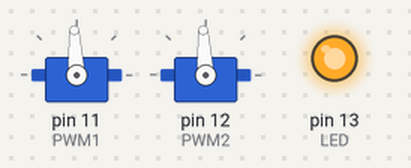
Bench run of a sketch on a simulated Arduino Uno, built with avr-gcc and run on an emulated ATmega328P. On the bench: 2 × servo, output pins drawn as LEDs (lit = HIGH).

Above: at 0.1 s.
At 17.5 s:
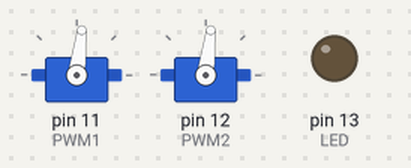
Timing chart, 0 to 40.0 s (numbered marks = the images above):
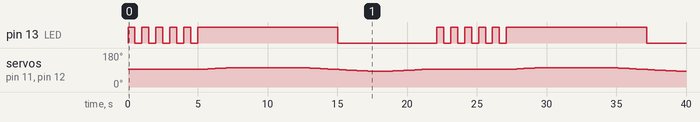

Measured:
- by itself, pin 13 (LED): goes 5 × (HIGH 0.50 s, LOW 0.50 s), HIGH 10.1 s, LOW 7.1 s, 5 × (HIGH 0.50 s, LOW 0.50 s), HIGH 10.1 s, then LOW

The sketch:

test-new-tank-drive.ino
```cpp
// X1 WALL-E 2024
// by Joshua Taylor
// 2024-01-27

// Designed for Teensy 4.1

// Pin definitions
#define PWM1 11
#define PWM2 12

#define LED 13

#define MAX_VALUE 100
#define MS_PER_CYCLE 10000

#define DELAY_PER_STEP MS_PER_CYCLE / (MAX_VALUE * 4)

#include <Servo.h>
Servo drive1;
Servo drive2;

void setup() {

  pinMode(LED, OUTPUT);

  drive1.attach(PWM1);
  drive1.writeMicroseconds(1500); // stop signal
  drive2.attach(PWM2);
  drive2.writeMicroseconds(1500); // stop signal
}

void loop() // run over and over
{
  // Wait 5 seconds
  for (int i = 0; i < 5; i++)
  {
    digitalWrite(LED, HIGH);
    delay(500);
    digitalWrite(LED, LOW);
    delay(500);
  }

  // Start motion

  digitalWrite(LED, HIGH);

  // Spin up
  for (int i = 0; i < MAX_VALUE; i++)
  {
    drive1.writeMicroseconds(1500 + i);
    drive2.writeMicroseconds(1500 + i);
    delay(DELAY_PER_STEP);
  }
  delay(5000);

  // Spin down
  for (int i = MAX_VALUE; i >= 0; i--)
  {
    drive1.writeMicroseconds(1500 + i);
    drive2.writeMicroseconds(1500 + i);
    delay(DELAY_PER_STEP);
  }

  // Start going backwards
  digitalWrite(LED, LOW);
  for (int i = 0; i >= -MAX_VALUE; i--)
  {
    drive1.writeMicroseconds(1500 + i);
    drive2.writeMicroseconds(1500 + i);
    delay(DELAY_PER_STEP);
  }
  delay(1000);

  // Go back to zero
  for (int i = -MAX_VALUE; i <= 0; i++)
  {
    drive1.writeMicroseconds(1500 + i);
    drive2.writeMicroseconds(1500 + i);
    delay(DELAY_PER_STEP);
  }
  delay(1000);
}
```
